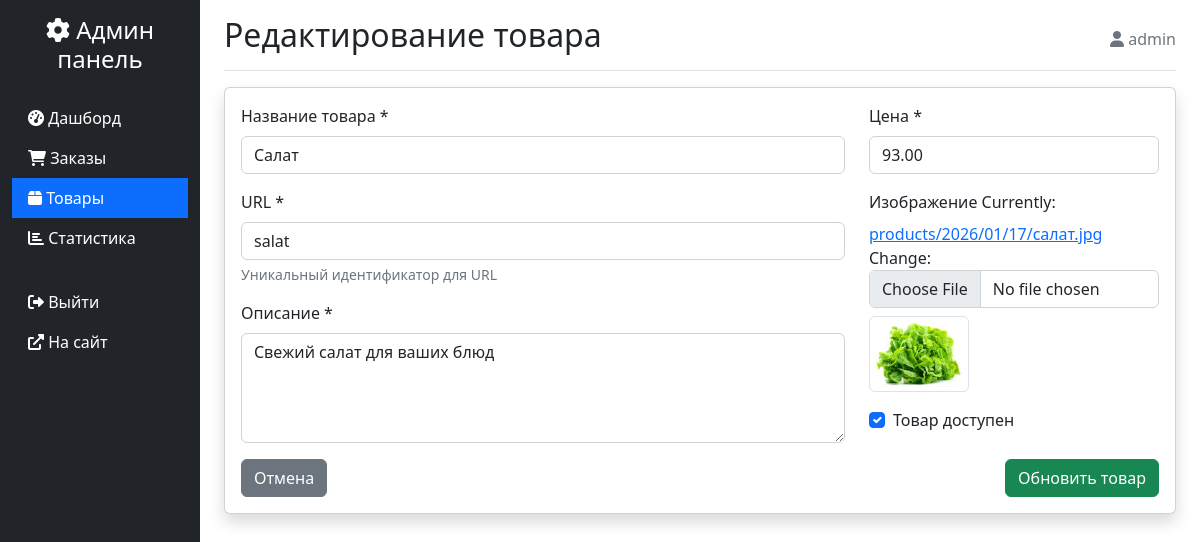
Page /admin-panel/products/3/edit/ (signed in) on the committed database.
### products/models.py (models this page shows, shortened)
class Product(models.Model):
    name = models.CharField(max_length=200, verbose_name='Название')
    slug = models.SlugField(max_length=200, unique=True, verbose_name='URL')
    description = models.TextField(verbose_name='Описание')
    price = models.DecimalField(max_digits=10, decimal_places=2, verbose_name='Цена')
    image = models.ImageField(upload_to='products/%Y/%m/%d/', verbose_name='Изображение')
    is_available = models.BooleanField(default=True, verbose_name='Доступен')
    created_at = models.DateTimeField(auto_now_add=True, verbose_name='Создан')
    updated_at = models.DateTimeField(auto_now=True, verbose_name='Обновлен')
    class Meta:
        verbose_name = 'Товар'
        verbose_name_plural = 'Товары'
        ordering = ['-created_at']

### admin_panel/views.py (the view)
# urls.py: path('products/<int:product_id>/edit/', views.admin_product_edit, name='product_edit'),
@login_required
@user_passes_test(is_admin)
def admin_product_edit(request, product_id):
    product = get_object_or_404(Product, id=product_id)
    if request.method == 'POST':
        form = ProductForm(request.POST, request.FILES, instance=product)
        if form.is_valid():
            product = form.save()
            messages.success(request, f'Товар "{product.name}" успешно обновлен')
            return redirect('admin_panel:products')
    else:
        form = ProductForm(instance=product)
    context = {
        'form': form,
        'product': product,
    }
    return render(request, 'admin_panel/product_form.html', context)

### admin_panel/forms.py
class ProductForm(forms.ModelForm):
    class Meta:
        model = Product
        fields = ['name', 'slug', 'description', 'price', 'image', 'is_available']
        widgets = {
            'name': forms.TextInput(attrs={'class': 'form-control'}),
            'slug': forms.TextInput(attrs={'class': 'form-control'}),
            'description': forms.Textarea(attrs={'class': 'form-control', 'rows': 4}),
            'price': forms.NumberInput(attrs={'class': 'form-control'}),
            'is_available': forms.CheckboxInput(attrs={'class': 'form-check-input'}),
        }
    def __init__(self, *args, **kwargs):
        super().__init__(*args, **kwargs)
        self.fields['image'].widget.attrs.update({'class': 'form-control'})

### admin_panel/views.py (called while the page is built)
def is_admin(user):
    return user.is_authenticated and user.is_staff

### templates/admin_panel/product_form.html (shortened to what this page needs)
{% extends 'admin_panel/base.html' %}
{% block page_title %}{% if product %}Редактирование товара{% else %}Создание товара{% endif %}{% endblock %}
{% block content %}
<div class="card shadow">
    <div class="card-body">
        <form method="post" enctype="multipart/form-data">
            <div class="row">
                <div class="col-md-8">
                    <div class="mb-3">
                        <label for="{{ form.name.id_for_label }}" class="form-label">Название товара *</label>
                        {{ form.name }}
                    </div>
                    <div class="mb-3">
                        <label for="{{ form.slug.id_for_label }}" class="form-label">URL *</label>
                        {{ form.slug }}
                        <div class="form-text">Уникальный идентификатор для URL</div>
                    </div>
                    <div class="mb-3">
                        <label for="{{ form.description.id_for_label }}" class="form-label">Описание *</label>
                        {{ form.description }}
                    </div>
                </div>
                <div class="col-md-4">
                    <div class="mb-3">
                        <label for="{{ form.price.id_for_label }}" class="form-label">Цена *</label>
                        {{ form.price }}
                    </div>
                    <div class="mb-3">
                        <label for="{{ form.image.id_for_label }}" class="form-label">Изображение</label>
                        {{ form.image }}
                        {% if product and product.image %}
                        <div class="mt-2">
                            <img src="{{ product.image.url }}" alt="{{ product.name }}"
                                 style="max-width: 100px; max-height: 100px;" class="img-thumbnail">
                        </div>
                        {% endif %}
                    </div>
                    <div class="mb-3 form-check">
                        {{ form.is_available }}
                        <label for="{{ form.is_available.id_for_label }}" class="form-check-label">
                            Товар доступен
                        </label>
                    </div>
                </div>
            </div>
            <div class="d-flex justify-content-between">
                <a href="{% url 'admin_panel:products' %}" class="btn btn-secondary">Отмена</a>
                <button type="submit" class="btn btn-success">
                    {% if product %}Обновить{% else %}Создать{% endif %} товар
                </button>
            </div>
        </form>
    </div>
</div>
{% endblock %}

### templates/admin_panel/base.html (shortened to what this page needs)
<!DOCTYPE html>
<html lang="ru">
<head>
    <link href="https://cdn.jsdelivr.net/npm/bootstrap@5.2.3/dist/css/bootstrap.min.css" rel="stylesheet">
    <link href="https://cdnjs.cloudflare.com/ajax/libs/font-awesome/6.0.0/css/all.min.css" rel="stylesheet">
</head>
<body>
    <div class="container-fluid">
        <div class="row">
            <nav class="col-md-3 col-lg-2 d-md-block sidebar collapse bg-dark">
                <div class="position-sticky pt-3">
                    <div class="text-center mb-4">
                        <h4 class="text-white">
                            <i class="fas fa-cog"></i> Админ панель
                        </h4>
                    </div>
                    <ul class="nav flex-column">
                        <li class="nav-item">
                            <a class="nav-link {% if request.resolver_match.url_name == 'dashboard' %}active{% endif %}"
                               href="{% url 'admin_panel:dashboard' %}">
                                <i class="fas fa-tachometer-alt"></i> Дашборд
                            </a>
                        </li>
                        <li class="nav-item">
                            <a class="nav-link {% if request.resolver_match.url_name == 'orders' or request.resolver_match.url_name == 'order_detail' %}active{% endif %}"
                               href="{% url 'admin_panel:orders' %}">
                                <i class="fas fa-shopping-cart"></i> Заказы
                            </a>
                        </li>
                        <li class="nav-item">
                            <a class="nav-link {% if request.resolver_match.url_name in 'products,product_create,product_edit,product_delete' %}active{% endif %}"
                               href="{% url 'admin_panel:products' %}">
                                <i class="fas fa-box"></i> Товары
                            </a>
                        </li>
                        <li class="nav-item">
                            <a class="nav-link {% if request.resolver_match.url_name == 'statistics' %}active{% endif %}"
                               href="{% url 'admin_panel:statistics' %}">
                                <i class="fas fa-chart-bar"></i> Статистика
                            </a>
                        </li>
                        <li class="nav-item mt-4">
                            <a class="nav-link" href="{% url 'admin_panel:logout' %}">
                                <i class="fas fa-sign-out-alt"></i> Выйти
                            </a>
                        </li>
                        <li class="nav-item">
                            <a class="nav-link" href="{% url 'products:home' %}" target="_blank">
                                <i class="fas fa-external-link-alt"></i> На сайт
                            </a>
                        </li>
                    </ul>
                </div>
            </nav>
            <main class="col-md-9 ms-sm-auto col-lg-10 px-md-4">
                <div class="d-flex justify-content-between flex-wrap flex-md-nowrap align-items-center pt-3 pb-2 mb-3 border-bottom">
                    <h1 class="h2">{% block page_title %}Дашборд{% endblock %}</h1>
                    <div class="btn-toolbar mb-2 mb-md-0">
                        <span class="text-muted">
                            <i class="fas fa-user"></i> {{ request.user.username }}
                        </span>
                    </div>
                </div>
                {% block content %}
                {% endblock %}
            </main>
        </div>
    </div>
</body>
</html>

### templates/admin_panel/base.html (style rules this page uses)
.sidebar { min-height: 100vh; background-color: #343a40; }
.sidebar .nav-link { color: #fff; }
.sidebar .nav-link.active { background-color: #0d6efd; }

### rows in the picture
Product: name "Салат", slug "salat", description "Свежий салат для ваших блюд", price "93.00", image (picture), is_available "☑"

### other values in the picture
{{ request.user.username }} "admin"
